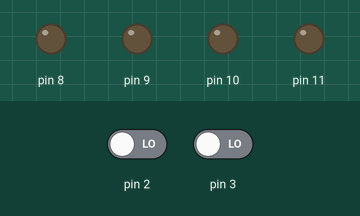
Simulated run of this sketch. Board: Arduino Uno, built with avr-gcc and run on an emulated ATmega328P. Parts: output pins drawn as LEDs (lit = HIGH). The test bench sets the inputs (shaded band); at power-on: pin 2 LOW, pin 3 LOW.

Above: at 1.2 s.
1.3 s: pin 2 driven HIGH
At 1.9 s:
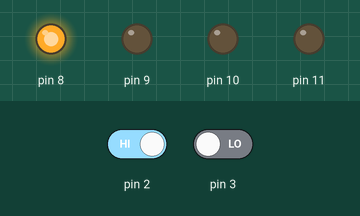
2.8 s: pin 3 driven HIGH
At 3.1 s:
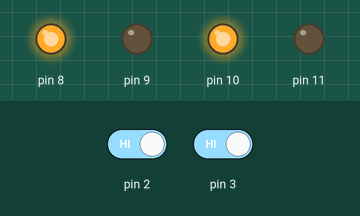
4.3 s: pin 2 driven LOW
At 5.4 s:
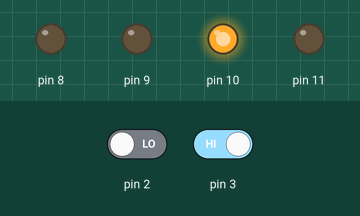
5.8 s: pin 3 driven LOW
At 6.5 s:
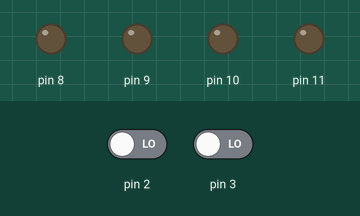
Timing chart, 0 to 8.3 s (numbered marks = the images above; inputs shaded):
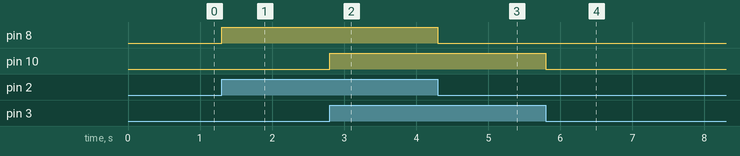

The sketch:

line_follower_ir.ino
```cpp
void setup() {
  pinMode(2, INPUT);
  pinMode(3, INPUT);

  pinMode(8, OUTPUT);
  pinMode(9, OUTPUT);
  pinMode(10, OUTPUT);
  pinMode(11, OUTPUT);
}

void loop() {
  int leftSensor = digitalRead(2);
  int rightSensor = digitalRead(3);

  if (leftSensor == HIGH && rightSensor == HIGH) {
    digitalWrite(8, HIGH);
    digitalWrite(9, LOW);
    digitalWrite(10, HIGH);
    digitalWrite(11, LOW);
  } else if (leftSensor == LOW && rightSensor == HIGH) {
    digitalWrite(8, LOW);
    digitalWrite(9, LOW);
    digitalWrite(10, HIGH);
    digitalWrite(11, LOW);
  } else if (leftSensor == HIGH && rightSensor == LOW) {
    digitalWrite(8, HIGH);
    digitalWrite(9, LOW);
    digitalWrite(10, LOW);
    digitalWrite(11, LOW);
  } else {
    digitalWrite(8, LOW);
    digitalWrite(9, LOW);
    digitalWrite(10, LOW);
    digitalWrite(11, LOW);
  }
}
```

Measured:
- after the input at 1.3 s, pin 8: LOW → HIGH at once
- after the input at 2.8 s, pin 10: LOW → HIGH at once
- after the input at 4.3 s, pin 8: HIGH → LOW at once
- after the input at 5.8 s, pin 10: HIGH → LOW at once
